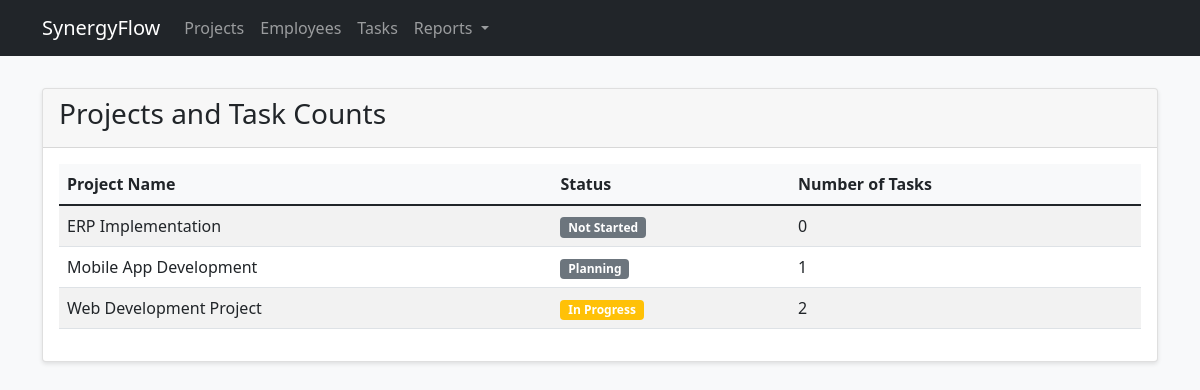
The page /project-stats on the database its author committed.
### tables this page shows
CREATE TABLE Projects (
    ProjectID INTEGER PRIMARY KEY AUTOINCREMENT,
    ProjectName TEXT NOT NULL,
    StartDate DATE,
    EndDate DATE,
    Description TEXT,
    Status TEXT
);

### app.py (the view)
@app.route('/project-stats')
def project_stats():
    db = get_db()
    stats = db.execute('''
        SELECT
            p.ProjectName,
            p.Status,
            COUNT(t.TaskID) as TaskCount
        FROM Projects p
        LEFT JOIN Tasks t ON p.ProjectID = t.ProjectID
        GROUP BY p.ProjectID, p.ProjectName, p.Status
        ORDER BY p.ProjectName
    ''').fetchall()
    return render_template('reports/project_stats.html', stats=stats)

### app.py (called while the page is built)
def get_db():
    db = sqlite3.connect(DATABASE)
    db.row_factory = sqlite3.Row
    return db

### templates/reports/project_stats.html (shortened to what this page needs)
{% extends "layout.html" %}
{% block content %}
<div class="card">
    <div class="card-header">
        <h3>Projects and Task Counts</h3>
    </div>
    <div class="card-body">
        <div class="table-responsive">
            <table class="table table-striped">
                <thead>
                    <tr>
                        <th>Project Name</th>
                        <th>Status</th>
                        <th>Number of Tasks</th>
                    </tr>
                </thead>
                <tbody>
                    {% for stat in stats %}
                    <tr>
                        <td>{{ stat.ProjectName }}</td>
                        <td>
                            <span class="badge bg-{{ 'success' if stat.Status == 'Completed'
                                                else 'warning' if stat.Status == 'In Progress'
                                                else 'secondary' }}">
                                {{ stat.Status }}
                            </span>
                        </td>
                        <td>{{ stat.TaskCount }}</td>
                    </tr>
                    {% endfor %}
                </tbody>
            </table>
        </div>
    </div>
</div>
{% endblock %}

### static/css/style.css (style rules this page uses)
body { background-color: #f8f9fa; }
.card { margin-bottom: 1.5rem; box-shadow: 0 2px 4px rgba(0,0,0,0.1); }
.table th { background-color: #f8f9fa; }

### rows shown on the page
Projects: ProjectName "ERP Implementation", Status "Not Started", TaskCount "0"
Projects: ProjectName "Mobile App Development", Status "Planning", TaskCount "1"
Projects: ProjectName "Web Development Project", Status "In Progress", TaskCount "2"
